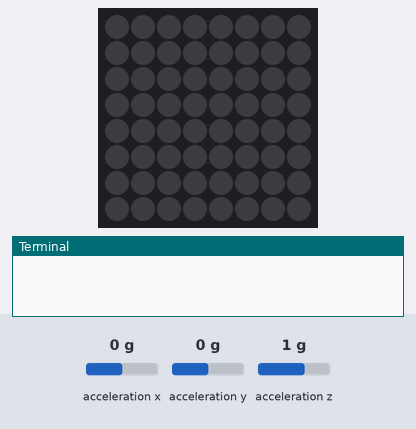
The program below on a simulated Raspberry Pi (BCM pin numbers) with a Sense HAT. On the bench: the Sense HAT's 8×8 RGB LED matrix, the last lines printed to the terminal. The inputs (shaded band) are chosen by the test bench; at power-on: acceleration x 0 g, acceleration y 0 g, acceleration z 1 g.

Above: at 1.2 s.
1.3 s: acceleration x set to -3.4 g
At 1.9 s:
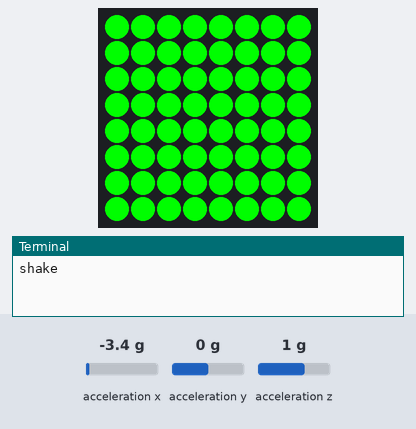
2.8 s: acceleration x set to 0 g
At 3.6 s:
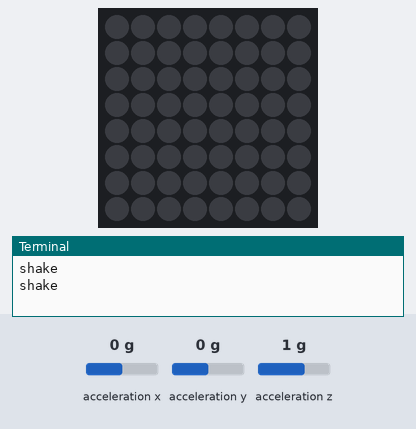
4.8 s: acceleration x set to -1.8 g
At 5.7 s:
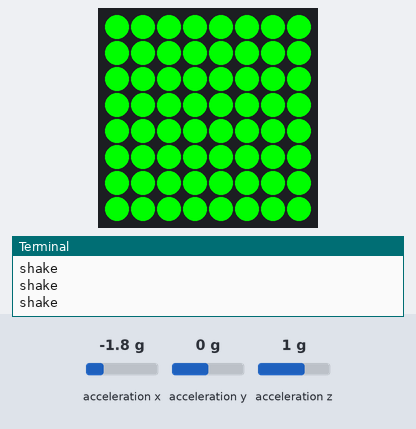
Timing chart, 0 to 7.8 s (numbered marks = the images above; inputs shaded):
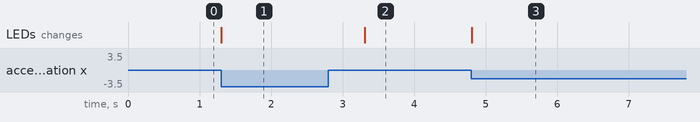

Measured:
- after the input at 1.3 s, the LEDs: change at once (image 1)
- after the input at 2.8 s, the LEDs: change after 0.51 s (image 2)
- after the input at 4.8 s, the LEDs: change at once (image 3)

The program:

shake.py
```python
from sense_hat import SenseHat
import time

sense = SenseHat()

sense.clear()

g = (0, 255, 0)

win = [
    g, g, g, g, g, g, g, g,
    g, g, g, g, g, g, g, g,
    g, g, g, g, g, g, g, g,
    g, g, g, g, g, g, g, g,
    g, g, g, g, g, g, g, g,
    g, g, g, g, g, g, g, g,
    g, g, g, g, g, g, g, g,
    g, g, g, g, g, g, g, g
]

while True:
    acceleration = sense.get_accelerometer_raw()
    x = acceleration["x"]
    y = acceleration["y"]
    z = acceleration["z"]

    x = abs(x)
    y = abs(y)
    z = abs(z)

    if x > 1.5 or y > 1.5 or z > 1.5:
        sense.set_pixels(win)
        print("shake")
        time.sleep(1)
        sense.clear()
```
